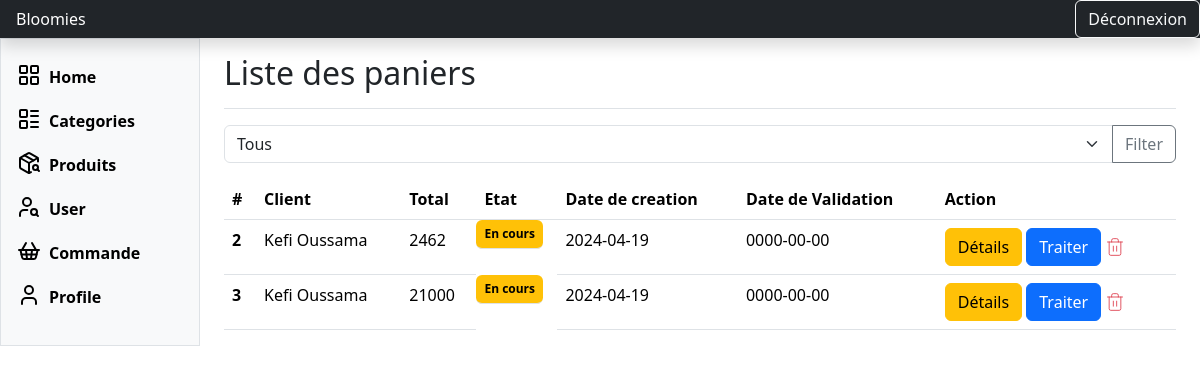
/admin/commande/liste.php, run on an earlier commit of the app's database.
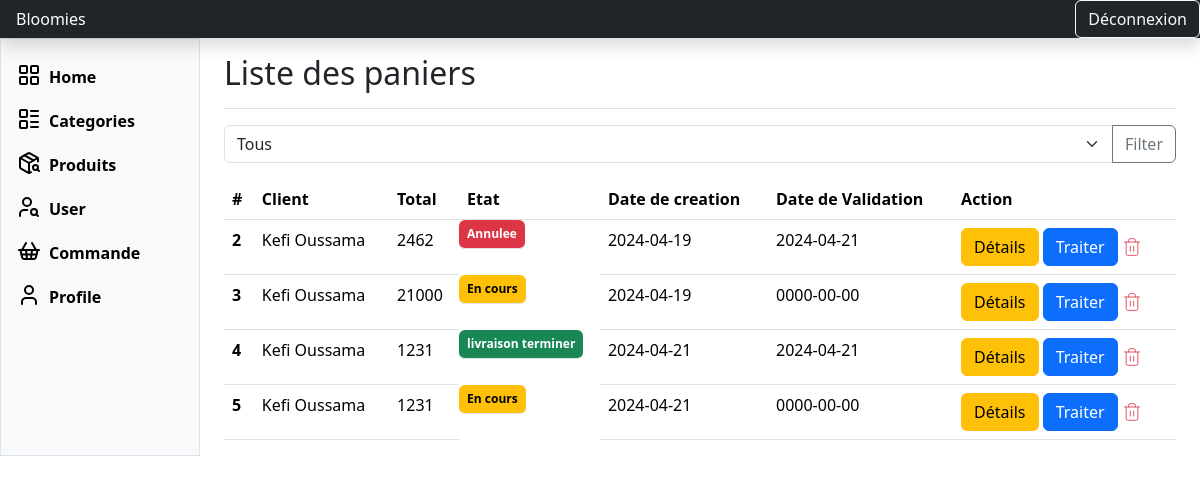
And on a later commit of the database.
### tables this page shows
CREATE TABLE `panier` (
  `id` int(11) NOT NULL,
  `visiteur` int(11) NOT NULL,
  `total` float DEFAULT NULL,
  `etat` varchar(50) NOT NULL DEFAULT 'En cours',
  `date_creation` date NOT NULL,
  `date_modificatiion` date NOT NULL
);

CREATE TABLE `visiteurs` (
  `id` int(11) NOT NULL,
  `nom` varchar(255) NOT NULL,
  `prenom` varchar(255) NOT NULL,
  `mp` varchar(255) NOT NULL,
  `email` varchar(255) NOT NULL,
  `telephone` varchar(12) NOT NULL,
  `etat` int(11) DEFAULT NULL
);

### inc/functions.php (called while the page is built, shortened)
<?php
function getVisiteurById ($conn, $id) {
    try {
        $requete = "SELECT * FROM visiteurs WHERE id=$id";
        $resultat = $conn->query($requete);
        $visiteur = $resultat->fetch();
        return $visiteur;
    } catch (Exception $e) {
        echo "Erreur: " . $e->getMessage();
        return false;
    }
}
function getAllPanier($conn) {
    try {
        $requete = "SELECT * FROM panier";
        $resultat = $conn->query($requete);
        $commandes = $resultat->fetchAll();
        return $commandes;
    } catch (Exception $e) {
        echo "Erreur: " . $e->getMessage();
        return false;
    }
}
?>

### admin/commande/liste.php (the view, shortened to what this page needs)
<?php
include "../../inc/functions.php";
$paniers = getAllPanier($conn);
include "../template/header.php";
?>
  <div class="container-fluid">
    <div class="row">
      <?php
      include "../template/navigation.php";
      ?>
      <div class="col-md-9 ms-sm-auto col-lg-10 px-md-4">
        <div class="d-flex justify-content-between flex-wrap flex-md-nowrap align-items-center pt-3 pb-2 mb-3 border-bottom">
          <h1 class="h2">Liste des paniers</h1>
        </div>
        <div class="row">
          <div class="col-12">
            <form action="<?php $_SERVER['PHP_SELF'] ?>" method="post">
              <div class="input-group mb-3">
                <select class="form-select" id="inputGroupSelect01" name="etat">
                  <option value="">Tous</option>
                </select>
                <button class="btn btn-outline-secondary" type="submit" name="btnFilter" id="button-addon2">Filter</button>
              </div>
            </form>
          </div>
        </div>
        <div>
          <table class="table">
            <thead>
              <tr>
                <th scope="col">#</th>
                <th scope="col">Client</th>
                <th scope="col">Total</th>
                <th scope="col">Etat</th>
                <th scope="col">Date de creation</th>
                <th scope="col">Date de Validation</th>
                <th scope="col">Action</th>
              </tr>
            </thead>
            <tbody>
              <?php
              foreach ($paniers as $index => $panier) {
                $visiteur = getVisiteurById($conn, $panier['visiteur']);
                print '<tr>
                <th scope="row">' . $panier['id'] . '</th>
                <td>' . $visiteur['nom']. ' '. $visiteur['prenom'] .'</td>
                <td>' . $panier['total'] . '</td>
                ';
                if ($panier['etat'] == "En cours") {
                  print '<td class="badge bg-warning" >En cours</td>';
                }
                elseif ($panier['etat'] == "En livraison") {
                  print '<td class="badge bg-info text-white">En livraison</td>';
                }
                elseif ($panier['etat'] == "livraison terminer") {
                  print '<td class="badge bg-success text-white">livraison terminer</td>';
                }
                else {
                  print '<td class="badge bg-danger text-white">Annulee</td>';
                };
                print '
                <td>' . $panier['date_creation'] . '</td>
                <td>' . $panier['date_modificatiion'] . '</td>
                <td>
                <a data-bs-toggle="modal" data-bs-target="#afficherModel'.$panier['id'].'" class="btn btn-warning">Détails</a>
                <a data-bs-toggle="modal" data-bs-target="#traiterModel'.$panier['id'].'" class="btn btn-primary">Traiter</a>
                <a href="supprimer.php?id=' . $panier['id'] . '" class="text-danger ">
                  <i data-lucide="trash" stroke-width="1" width="20" height="20"></i>
                </a>
                </td>
                </tr>';
              }
              ?>
            </tbody>
          </table>
        </div>
      </div>
    </div>
  </div>
  <?php
  include "../template/footer.php";
  ?>

### admin/template/header.php (shortened to what this page needs)
<!doctype html>
<html lang="en" data-bs-theme="auto">
  <head>
    <link rel="stylesheet" href="https://cdn.jsdelivr.net/npm/@docsearch/css@3">
    <link href="/bloomies/css/bootstrap.min.css" rel="stylesheet">
    <link href="/bloomies/css/admin.css" rel="stylesheet">
    <link href="https://cdn.jsdelivr.net/npm/bootstrap-icons@1.10.5/font/bootstrap-icons.min.css" rel="stylesheet">
  </head>
<body>
  <header class="navbar sticky-top bg-dark flex-md-nowrap p-0 shadow" data-bs-theme="dark">
    <a class="navbar-brand col-md-3 col-lg-2 me-0 px-3 fs-6 text-white" href="#">
        Bloomies
    </a>
    <a class="btn btn-outline-light" href="../../deconnexion.php">Déconnexion</a>
  </header>

### admin/template/navigation.php (shortened to what this page needs)
<div class="sidebar border border-right col-md-3 col-lg-2 p-0 bg-body-tertiary">
      <div class="offcanvas-md offcanvas-end bg-body-tertiary" tabindex="-1" id="sidebarMenu" aria-labelledby="sidebarMenuLabel">
        <div class="offcanvas-body d-md-flex flex-column p-0 pt-lg-3 overflow-y-auto">
          <ul class="nav flex-column">
            <li class="nav-item">
              <a class="nav-link d-flex align-items-center gap-2 active" aria-current="page" href="/bloomies/admin/index.php">
                <i data-lucide="layout-grid" class="d-block mb-1"></i>
                Home
              </a>
            </li>
            <li class="nav-item">
              <a class="nav-link d-flex align-items-center gap-2" href="/bloomies/admin/categories/liste.php">
                <i data-lucide="layout-list" class="d-block mb-1"></i>
                Categories
              </a>
            </li>
            <li class="nav-item">
              <a class="nav-link d-flex align-items-center gap-2" href="/bloomies/admin/produits/liste.php">
                <i data-lucide="package-search" class="d-block mb-1"></i>
                Produits
              </a>
            </li>
            <li class="nav-item">
              <a class="nav-link d-flex align-items-center gap-2" href="/bloomies/admin/visiteurs/liste.php">
                <i data-lucide="user-search" class="d-block mb-1"></i>
                User
              </a>
            </li>
            <li class="nav-item">
              <a class="nav-link d-flex align-items-center gap-2" href="/bloomies/admin/commande/liste.php">
                <i data-lucide="shopping-basket" class="d-block mb-1"></i>
                Commande
              </a>
            </li>
            <li class="nav-item">
              <a class="nav-link d-flex align-items-center gap-2 active" href="/bloomies/admin/profile.php">
              <i data-lucide="user" class="d-block mb-1"></i>
                Profile
              </a>
            </li>
          </ul>
        </div>
      </div>
    </div>

### admin/template/footer.php (shortened to what this page needs)
</body>
</html>

### css/admin.css (style rules this page uses)
.nav-link { color: black !important; font-weight: 600; }

What changed in the data, as far as the page shows it:
changed panier id 2: date_modificatiion "0000-00-00" → "2024-04-21"; etat "En cours" → "Annulee"
added panier: id "4", visiteurs.nom "Kefi", visiteurs.prenom "Oussama", total "1231", shows "livraison terminer", date_creation "2024-04-21", date_modificatiion "2024-04-21"
added panier: id "5", visiteurs.nom "Kefi", visiteurs.prenom "Oussama", total "1231", etat "En cours", date_creation "2024-04-21", date_modificatiion "0000-00-00"
